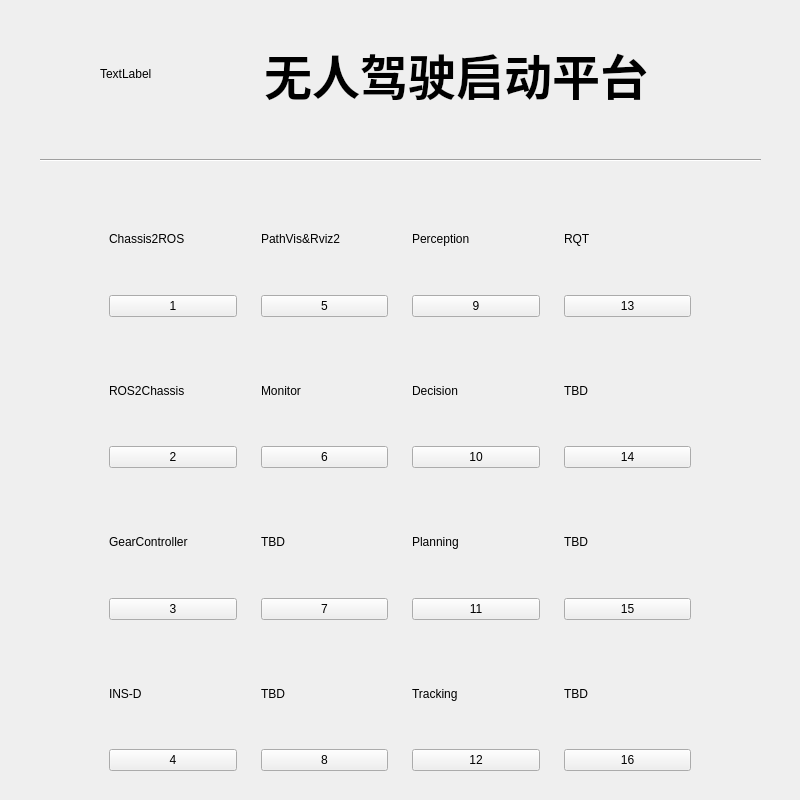
<?xml version="1.0" encoding="UTF-8"?>
<ui version="4.0">
 <class>Widget</class>
 <widget class="QWidget" name="Widget">
  <property name="geometry">
   <rect>
    <x>0</x>
    <y>0</y>
    <width>800</width>
    <height>800</height>
   </rect>
  </property>
  <property name="sizePolicy">
   <sizepolicy hsizetype="Fixed" vsizetype="Fixed">
    <horstretch>0</horstretch>
    <verstretch>0</verstretch>
   </sizepolicy>
  </property>
  <property name="minimumSize">
   <size>
    <width>800</width>
    <height>800</height>
   </size>
  </property>
  <property name="maximumSize">
   <size>
    <width>8000</width>
    <height>8000</height>
   </size>
  </property>
  <property name="contextMenuPolicy">
   <enum>Qt::NoContextMenu</enum>
  </property>
  <property name="windowTitle">
   <string>Widget</string>
  </property>
  <widget class="QWidget" name="widget" native="true">
   <property name="geometry">
    <rect>
     <x>100</x>
     <y>180</y>
     <width>600</width>
     <height>600</height>
    </rect>
   </property>
   <property name="sizePolicy">
    <sizepolicy hsizetype="Fixed" vsizetype="Fixed">
     <horstretch>0</horstretch>
     <verstretch>0</verstretch>
    </sizepolicy>
   </property>
   <property name="contextMenuPolicy">
    <enum>Qt::PreventContextMenu</enum>
   </property>
   <layout class="QGridLayout" name="gridLayout">
    <item row="1" column="2">
     <widget class="QWidget" name="widget_15" native="true">
      <layout class="QVBoxLayout" name="verticalLayout_17">
       <item>
        <widget class="QLabel" name="label_18">
         <property name="text">
          <string>Decision</string>
         </property>
        </widget>
       </item>
       <item>
        <widget class="QPushButton" name="pushButton10">
         <property name="text">
          <string>10</string>
         </property>
        </widget>
       </item>
      </layout>
     </widget>
    </item>
    <item row="1" column="0">
     <widget class="QWidget" name="widget_3" native="true">
      <layout class="QVBoxLayout" name="verticalLayout_2">
       <item>
        <widget class="QLabel" name="label_2">
         <property name="text">
          <string>ROS2Chassis</string>
         </property>
        </widget>
       </item>
       <item>
        <widget class="QPushButton" name="pushButton2">
         <property name="text">
          <string>2</string>
         </property>
        </widget>
       </item>
      </layout>
     </widget>
    </item>
    <item row="3" column="3">
     <widget class="QWidget" name="widget_24" native="true">
      <layout class="QVBoxLayout" name="verticalLayout_28">
       <item>
        <widget class="QLabel" name="label_29">
         <property name="text">
          <string>TBD</string>
         </property>
        </widget>
       </item>
       <item>
        <widget class="QPushButton" name="pushButton16">
         <property name="text">
          <string>16</string>
         </property>
        </widget>
       </item>
      </layout>
     </widget>
    </item>
    <item row="1" column="1">
     <widget class="QWidget" name="widget_13" native="true">
      <layout class="QVBoxLayout" name="verticalLayout_12">
       <item>
        <widget class="QLabel" name="label_12">
         <property name="text">
          <string>Monitor</string>
         </property>
        </widget>
       </item>
       <item>
        <widget class="QPushButton" name="pushButton6">
         <property name="text">
          <string>6</string>
         </property>
        </widget>
       </item>
      </layout>
     </widget>
    </item>
    <item row="1" column="3">
     <widget class="QWidget" name="widget_18" native="true">
      <layout class="QVBoxLayout" name="verticalLayout_27">
       <item>
        <widget class="QLabel" name="label_28">
         <property name="text">
          <string>TBD</string>
         </property>
        </widget>
       </item>
       <item>
        <widget class="QPushButton" name="pushButton14">
         <property name="text">
          <string>14</string>
         </property>
        </widget>
       </item>
      </layout>
     </widget>
    </item>
    <item row="3" column="2">
     <widget class="QWidget" name="widget_23" native="true">
      <layout class="QVBoxLayout" name="verticalLayout_25">
       <item>
        <widget class="QLabel" name="label_25">
         <property name="text">
          <string>Tracking</string>
         </property>
        </widget>
       </item>
       <item>
        <widget class="QPushButton" name="pushButton12">
         <property name="text">
          <string>12</string>
         </property>
        </widget>
       </item>
      </layout>
     </widget>
    </item>
    <item row="0" column="1">
     <widget class="QWidget" name="widget_7" native="true">
      <layout class="QVBoxLayout" name="verticalLayout_11">
       <item>
        <widget class="QLabel" name="label_11">
         <property name="text">
          <string>PathVis&amp;Rviz2</string>
         </property>
        </widget>
       </item>
       <item>
        <widget class="QPushButton" name="pushButton5">
         <property name="text">
          <string>5</string>
         </property>
        </widget>
       </item>
      </layout>
     </widget>
    </item>
    <item row="2" column="2">
     <widget class="QWidget" name="widget_16" native="true">
      <layout class="QVBoxLayout" name="verticalLayout_24">
       <item>
        <widget class="QLabel" name="label_24">
         <property name="text">
          <string>Planning</string>
         </property>
        </widget>
       </item>
       <item>
        <widget class="QPushButton" name="pushButton11">
         <property name="text">
          <string>11</string>
         </property>
        </widget>
       </item>
      </layout>
     </widget>
    </item>
    <item row="0" column="2">
     <widget class="QWidget" name="widget_8" native="true">
      <layout class="QVBoxLayout" name="verticalLayout_18">
       <item>
        <widget class="QLabel" name="label_19">
         <property name="text">
          <string>Perception</string>
         </property>
        </widget>
       </item>
       <item>
        <widget class="QPushButton" name="pushButton9">
         <property name="text">
          <string>9</string>
         </property>
        </widget>
       </item>
      </layout>
     </widget>
    </item>
    <item row="0" column="0">
     <widget class="QWidget" name="widget_2" native="true">
      <layout class="QVBoxLayout" name="verticalLayout">
       <item>
        <widget class="QLabel" name="label">
         <property name="text">
          <string>Chassis2ROS</string>
         </property>
        </widget>
       </item>
       <item>
        <widget class="QPushButton" name="pushButton1">
         <property name="text">
          <string>1</string>
         </property>
        </widget>
       </item>
      </layout>
     </widget>
    </item>
    <item row="3" column="0">
     <widget class="QWidget" name="widget_5" native="true">
      <layout class="QVBoxLayout" name="verticalLayout_4">
       <item>
        <widget class="QLabel" name="label_4">
         <property name="text">
          <string>INS-D</string>
         </property>
        </widget>
       </item>
       <item>
        <widget class="QPushButton" name="pushButton4">
         <property name="text">
          <string>4</string>
         </property>
        </widget>
       </item>
      </layout>
     </widget>
    </item>
    <item row="2" column="1">
     <widget class="QWidget" name="widget_14" native="true">
      <layout class="QVBoxLayout" name="verticalLayout_20">
       <item>
        <widget class="QLabel" name="label_20">
         <property name="text">
          <string>TBD</string>
         </property>
        </widget>
       </item>
       <item>
        <widget class="QPushButton" name="pushButton7">
         <property name="text">
          <string>7</string>
         </property>
        </widget>
       </item>
      </layout>
     </widget>
    </item>
    <item row="0" column="3">
     <widget class="QWidget" name="widget_9" native="true">
      <layout class="QVBoxLayout" name="verticalLayout_19">
       <item>
        <widget class="QLabel" name="label_27">
         <property name="text">
          <string>RQT</string>
         </property>
        </widget>
       </item>
       <item>
        <widget class="QPushButton" name="pushButton13">
         <property name="text">
          <string>13</string>
         </property>
        </widget>
       </item>
      </layout>
     </widget>
    </item>
    <item row="3" column="1">
     <widget class="QWidget" name="widget_22" native="true">
      <layout class="QVBoxLayout" name="verticalLayout_22">
       <item>
        <widget class="QLabel" name="label_22">
         <property name="text">
          <string>TBD</string>
         </property>
        </widget>
       </item>
       <item>
        <widget class="QPushButton" name="pushButton8">
         <property name="text">
          <string>8</string>
         </property>
        </widget>
       </item>
      </layout>
     </widget>
    </item>
    <item row="2" column="3">
     <widget class="QWidget" name="widget_17" native="true">
      <layout class="QVBoxLayout" name="verticalLayout_26">
       <item>
        <widget class="QLabel" name="label_26">
         <property name="text">
          <string>TBD</string>
         </property>
        </widget>
       </item>
       <item>
        <widget class="QPushButton" name="pushButton15">
         <property name="text">
          <string>15</string>
         </property>
        </widget>
       </item>
      </layout>
     </widget>
    </item>
    <item row="2" column="0">
     <widget class="QWidget" name="widget_4" native="true">
      <layout class="QVBoxLayout" name="verticalLayout_3">
       <item>
        <widget class="QLabel" name="label_3">
         <property name="text">
          <string>GearController</string>
         </property>
        </widget>
       </item>
       <item>
        <widget class="QPushButton" name="pushButton3">
         <property name="text">
          <string>3</string>
         </property>
        </widget>
       </item>
      </layout>
     </widget>
    </item>
   </layout>
  </widget>
  <widget class="QLabel" name="label_30">
   <property name="geometry">
    <rect>
     <x>9</x>
     <y>373</y>
     <width>16</width>
     <height>168</height>
    </rect>
   </property>
   <property name="sizePolicy">
    <sizepolicy hsizetype="Preferred" vsizetype="Fixed">
     <horstretch>0</horstretch>
     <verstretch>0</verstretch>
    </sizepolicy>
   </property>
   <property name="minimumSize">
    <size>
     <width>0</width>
     <height>168</height>
    </size>
   </property>
   <property name="maximumSize">
    <size>
     <width>16777215</width>
     <height>168</height>
    </size>
   </property>
   <property name="text">
    <string/>
   </property>
  </widget>
  <widget class="QWidget" name="widget1" native="true">
   <property name="geometry">
    <rect>
     <x>100</x>
     <y>30</y>
     <width>548</width>
     <height>88</height>
    </rect>
   </property>
   <layout class="QHBoxLayout" name="horizontalLayout">
    <item>
     <widget class="QLabel" name="xiaohui">
      <property name="text">
       <string>TextLabel</string>
      </property>
     </widget>
    </item>
    <item>
     <widget class="QLabel" name="xiaohui_2">
      <property name="text">
       <string/>
      </property>
     </widget>
    </item>
    <item>
     <widget class="QLabel" name="label_5">
      <property name="text">
       <string>&lt;html&gt;&lt;head/&gt;&lt;body&gt;&lt;p&gt;&lt;span style=&quot; font-size:36pt; font-weight:600;&quot;&gt;无人驾驶启动平台&lt;/span&gt;&lt;/p&gt;&lt;/body&gt;&lt;/html&gt;</string>
      </property>
      <property name="scaledContents">
       <bool>false</bool>
      </property>
      <property name="alignment">
       <set>Qt::AlignCenter</set>
      </property>
      <property name="openExternalLinks">
       <bool>false</bool>
      </property>
     </widget>
    </item>
   </layout>
  </widget>
  <widget class="Line" name="line">
   <property name="geometry">
    <rect>
     <x>40</x>
     <y>150</y>
     <width>721</width>
     <height>20</height>
    </rect>
   </property>
   <property name="orientation">
    <enum>Qt::Horizontal</enum>
   </property>
  </widget>
 </widget>
 <resources/>
 <connections/>
</ui>
